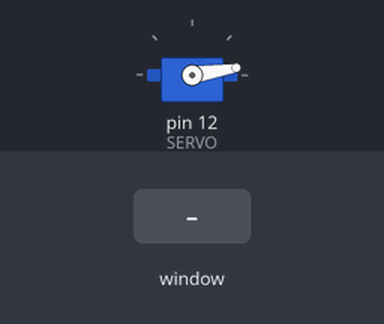
The program below on a simulated Raspberry Pi (header pin numbers). Shown: servo. The test bench sets the inputs (shaded band). The desktop window is not drawn, its controls go by their first labels and the mouse button is held 0.15 s; servo angles are drawn from the pulse width (0.5 ms = 0°, 2.5 ms = 180°).

Above: at 1.2 s.
1.3 s: slider 1 in the window set to 6
At 2.2 s:
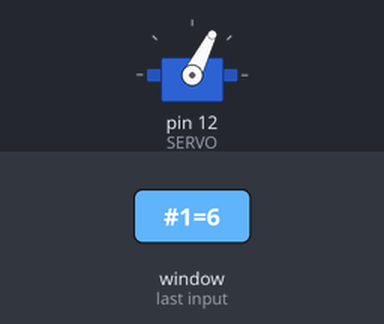
2.8 s: slider 1 in the window set to 13
At 3.4 s:
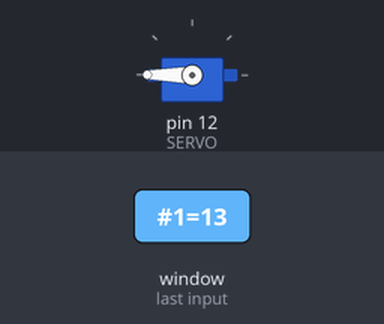
4.3 s: slider 1 in the window set to 3
At 5.7 s:
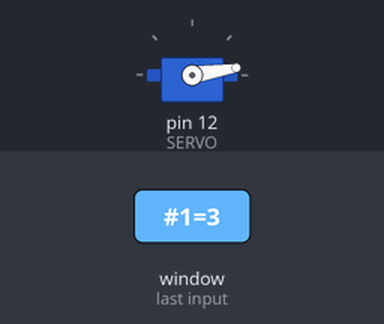
Timing chart, 0 to 7.3 s (numbered marks = the images above; inputs shaded):
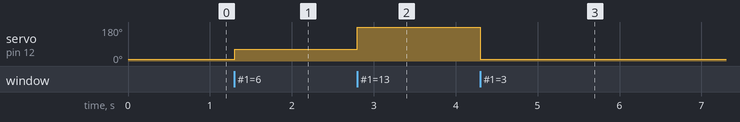

Measured:
- after the input at 1.3 s, servo on pin 12 (SERVO): 9° → 63° at once
- after the input at 2.8 s, servo on pin 12 (SERVO): 63° → 180° at once
- after the input at 4.3 s, servo on pin 12 (SERVO): 180° → 9° at once

The program:

gpio_pyqt_main9.py
```python
## LED Control UI
import sys
from PyQt5.QtWidgets import *
from PyQt5.QtGui import *
from PyQt5.QtCore import *
import RPi.GPIO as GPIO
import time

SERVO = 12

GPIO.setmode(GPIO.BOARD)
GPIO.setup(SERVO, GPIO.OUT)
pwm = GPIO.PWM(SERVO, 50) # 50Hz
pwm.start(3.0)  # 0.6ms

class MyApp(QWidget) :

    def __init__(self):
        super().__init__()
        self.initUI()

    def initUI(self):
        self.setWindowTitle('SERVO MOTOR CONTROL')
        # 윈도우 기본설정
        self.setGeometry(100,100,300,350)

        self.dial = QDial(self)
        self.dial.setRange(0,13)  # 안에 들어가는 숫자 int

        self.label = QLabel(self)
        self.label.setFont(QFont('Arial', 15))
        self.label.setText('Servo Motor Control')
        self.label.setAlignment(Qt.AlignCenter)  # 라벨을 정중앙으로

        # 시그널
        self.dial.valueChanged.connect(self.Dial_changed)

        self.vbox = QVBoxLayout(self)
        self.vbox.addWidget(self.dial)
        self.vbox.addWidget(self.label)

        self.show()

    def Dial_changed(self):
        self.label.setText(str(self.dial.value()))
        pwm.ChangeDutyCycle(float(self.dial.value()))

if __name__ == '__main__':
    app = QApplication(sys.argv)
    wnd = MyApp()
    app.exec_()
```
